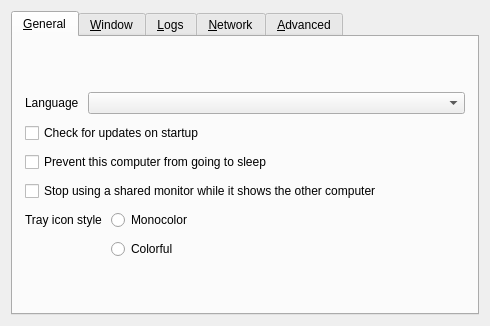
<?xml version="1.0" encoding="UTF-8"?>
<ui version="4.0">
 <class>SettingsDialog</class>
 <widget class="QDialog" name="SettingsDialog">
  <property name="geometry">
   <rect>
    <x>0</x>
    <y>0</y>
    <width>490</width>
    <height>326</height>
   </rect>
  </property>
  <property name="sizePolicy">
   <sizepolicy hsizetype="Maximum" vsizetype="Maximum">
    <horstretch>0</horstretch>
    <verstretch>0</verstretch>
   </sizepolicy>
  </property>
  <property name="windowTitle">
   <string>Preferences</string>
  </property>
  <property name="modal">
   <bool>true</bool>
  </property>
  <layout class="QVBoxLayout" name="verticalLayout_3">
   <item>
    <widget class="QTabWidget" name="tabWidget">
     <widget class="QWidget" name="tabGeneral">
      <attribute name="title">
       <string>&amp;General</string>
      </attribute>
      <layout class="QVBoxLayout" name="verticalLayout_6">
       <property name="spacing">
        <number>9</number>
       </property>
       <property name="leftMargin">
        <number>12</number>
       </property>
       <property name="topMargin">
        <number>12</number>
       </property>
       <property name="rightMargin">
        <number>12</number>
       </property>
       <property name="bottomMargin">
        <number>12</number>
       </property>
       <item>
        <spacer name="verticalSpacer_6">
         <property name="orientation">
          <enum>Qt::Orientation::Vertical</enum>
         </property>
         <property name="sizeHint" stdset="0">
          <size>
           <width>20</width>
           <height>0</height>
          </size>
         </property>
        </spacer>
       </item>
       <item>
        <layout class="QHBoxLayout" name="horizontalLayout_3">
         <item>
          <widget class="QLabel" name="lblLanguage">
           <property name="sizePolicy">
            <sizepolicy hsizetype="Maximum" vsizetype="Preferred">
             <horstretch>0</horstretch>
             <verstretch>0</verstretch>
            </sizepolicy>
           </property>
           <property name="text">
            <string>Language</string>
           </property>
          </widget>
         </item>
         <item>
          <widget class="QComboBox" name="comboLanguage"/>
         </item>
        </layout>
       </item>
       <item>
        <widget class="QCheckBox" name="cbAutoUpdate">
         <property name="text">
          <string>Check for updates on startup</string>
         </property>
        </widget>
       </item>
       <item>
        <widget class="QCheckBox" name="cbPreventSleep">
         <property name="text">
          <string>Prevent this computer from going to sleep</string>
         </property>
        </widget>
       </item>
       <item>
        <widget class="QCheckBox" name="cbSharedMonitor">
         <property name="toolTip">
          <string>For one monitor cabled to both computers: the computer it doesn't show stops using it until it's switched back, and the menu can switch it. Turn this on on both computers. Needs the server on macOS and DDC/CI turned on in the monitor's menu.</string>
         </property>
         <property name="text">
          <string>Stop using a shared monitor while it shows the other computer</string>
         </property>
        </widget>
       </item>
       <item>
        <layout class="QFormLayout" name="formLayout">
         <item row="1" column="1">
          <widget class="QRadioButton" name="rbIconColorful">
           <property name="text">
            <string>Colorful</string>
           </property>
          </widget>
         </item>
         <item row="0" column="1">
          <widget class="QRadioButton" name="rbIconMono">
           <property name="text">
            <string>Monocolor</string>
           </property>
          </widget>
         </item>
         <item row="0" column="0">
          <widget class="QLabel" name="lblTrayIconStyle">
           <property name="text">
            <string>Tray icon style</string>
           </property>
          </widget>
         </item>
        </layout>
       </item>
       <item>
        <spacer name="verticalSpacer_3">
         <property name="orientation">
          <enum>Qt::Orientation::Vertical</enum>
         </property>
         <property name="sizeHint" stdset="0">
          <size>
           <width>20</width>
           <height>0</height>
          </size>
         </property>
        </spacer>
       </item>
      </layout>
     </widget>
     <widget class="QWidget" name="tabWindow">
      <attribute name="title">
       <string>&amp;Window</string>
      </attribute>
      <layout class="QVBoxLayout" name="verticalLayout_14">
       <property name="spacing">
        <number>9</number>
       </property>
       <property name="leftMargin">
        <number>12</number>
       </property>
       <property name="topMargin">
        <number>12</number>
       </property>
       <property name="rightMargin">
        <number>12</number>
       </property>
       <property name="bottomMargin">
        <number>12</number>
       </property>
       <item>
        <spacer name="verticalSpacer_7">
         <property name="orientation">
          <enum>Qt::Orientation::Vertical</enum>
         </property>
         <property name="sizeHint" stdset="0">
          <size>
           <width>20</width>
           <height>0</height>
          </size>
         </property>
        </spacer>
       </item>
       <item>
        <layout class="QFormLayout" name="formLayout_2">
         <property name="labelAlignment">
          <set>Qt::AlignmentFlag::AlignRight|Qt::AlignmentFlag::AlignTrailing|Qt::AlignmentFlag::AlignVCenter</set>
         </property>
         <item row="0" column="0">
          <widget class="QLabel" name="label_3">
           <property name="text">
            <string>When the application starts</string>
           </property>
          </widget>
         </item>
         <item row="0" column="1">
          <widget class="QWidget" name="widget" native="true">
           <layout class="QVBoxLayout" name="verticalLayout_2">
            <item>
             <widget class="QRadioButton" name="rbShowOnStart">
              <property name="text">
               <string>Show the main window</string>
              </property>
             </widget>
            </item>
            <item>
             <widget class="QRadioButton" name="rbAutoHide">
              <property name="text">
               <string>Send to background</string>
              </property>
             </widget>
            </item>
           </layout>
          </widget>
         </item>
         <item row="1" column="0">
          <widget class="QLabel" name="label">
           <property name="text">
            <string>When the main window is closed</string>
           </property>
           <property name="alignment">
            <set>Qt::AlignmentFlag::AlignRight|Qt::AlignmentFlag::AlignTrailing|Qt::AlignmentFlag::AlignVCenter</set>
           </property>
          </widget>
         </item>
         <item row="1" column="1">
          <widget class="QWidget" name="widget_2" native="true">
           <layout class="QVBoxLayout" name="verticalLayout_13">
            <item>
             <widget class="QRadioButton" name="rbExitOnClose">
              <property name="text">
               <string>Exit</string>
              </property>
             </widget>
            </item>
            <item>
             <widget class="QRadioButton" name="rbCloseToTray">
              <property name="text">
               <string>Send to background</string>
              </property>
             </widget>
            </item>
           </layout>
          </widget>
         </item>
        </layout>
       </item>
       <item>
        <widget class="QCheckBox" name="cbShowVersion">
         <property name="text">
          <string>Include version in the window title</string>
         </property>
        </widget>
       </item>
       <item>
        <spacer name="verticalSpacer_11">
         <property name="orientation">
          <enum>Qt::Orientation::Vertical</enum>
         </property>
         <property name="sizeHint" stdset="0">
          <size>
           <width>20</width>
           <height>0</height>
          </size>
         </property>
        </spacer>
       </item>
      </layout>
     </widget>
     <widget class="QWidget" name="tabLog">
      <attribute name="title">
       <string>&amp;Logs</string>
      </attribute>
      <layout class="QVBoxLayout" name="verticalLayout">
       <property name="spacing">
        <number>9</number>
       </property>
       <property name="leftMargin">
        <number>12</number>
       </property>
       <property name="topMargin">
        <number>12</number>
       </property>
       <property name="rightMargin">
        <number>12</number>
       </property>
       <property name="bottomMargin">
        <number>12</number>
       </property>
       <item>
        <spacer name="verticalSpacer_8">
         <property name="orientation">
          <enum>Qt::Orientation::Vertical</enum>
         </property>
         <property name="sizeHint" stdset="0">
          <size>
           <width>20</width>
           <height>0</height>
          </size>
         </property>
        </spacer>
       </item>
       <item>
        <layout class="QHBoxLayout" name="horizontalLayout_4">
         <item>
          <widget class="QLabel" name="lblLogLevel">
           <property name="sizePolicy">
            <sizepolicy hsizetype="Maximum" vsizetype="Fixed">
             <horstretch>0</horstretch>
             <verstretch>0</verstretch>
            </sizepolicy>
           </property>
           <property name="text">
            <string>Level</string>
           </property>
          </widget>
         </item>
         <item>
          <widget class="QComboBox" name="comboLogLevel"/>
         </item>
        </layout>
       </item>
       <item>
        <widget class="QLabel" name="lblDebugWarning">
         <property name="text">
          <string>Using a log level higher than Info may affect performance.</string>
         </property>
         <property name="wordWrap">
          <bool>true</bool>
         </property>
        </widget>
       </item>
       <item>
        <widget class="QGroupBox" name="groupLogToFile">
         <property name="title">
          <string>Log to file</string>
         </property>
         <property name="checkable">
          <bool>true</bool>
         </property>
         <layout class="QHBoxLayout" name="horizontalLayout_2">
          <item>
           <widget class="QWidget" name="widgetLogFilename" native="true">
            <property name="sizePolicy">
             <sizepolicy hsizetype="Preferred" vsizetype="Maximum">
              <horstretch>0</horstretch>
              <verstretch>0</verstretch>
             </sizepolicy>
            </property>
            <layout class="QHBoxLayout" name="_4">
             <property name="spacing">
              <number>3</number>
             </property>
             <property name="leftMargin">
              <number>0</number>
             </property>
             <property name="topMargin">
              <number>0</number>
             </property>
             <property name="rightMargin">
              <number>0</number>
             </property>
             <property name="bottomMargin">
              <number>0</number>
             </property>
             <item>
              <widget class="QLabel" name="labelLogPath">
               <property name="sizePolicy">
                <sizepolicy hsizetype="Preferred" vsizetype="Fixed">
                 <horstretch>0</horstretch>
                 <verstretch>0</verstretch>
                </sizepolicy>
               </property>
               <property name="text">
                <string>Log path</string>
               </property>
              </widget>
             </item>
             <item>
              <spacer name="horizontalSpacer_7">
               <property name="orientation">
                <enum>Qt::Orientation::Horizontal</enum>
               </property>
               <property name="sizeType">
                <enum>QSizePolicy::Policy::Minimum</enum>
               </property>
               <property name="sizeHint" stdset="0">
                <size>
                 <width>17</width>
                 <height>25</height>
                </size>
               </property>
              </spacer>
             </item>
             <item>
              <widget class="QLineEdit" name="lineLogFilename">
               <property name="enabled">
                <bool>true</bool>
               </property>
               <property name="sizePolicy">
                <sizepolicy hsizetype="Expanding" vsizetype="Fixed">
                 <horstretch>0</horstretch>
                 <verstretch>0</verstretch>
                </sizepolicy>
               </property>
              </widget>
             </item>
             <item>
              <widget class="QPushButton" name="btnBrowseLog">
               <property name="enabled">
                <bool>true</bool>
               </property>
               <property name="cursor">
                <cursorShape>PointingHandCursor</cursorShape>
               </property>
               <property name="text">
                <string/>
               </property>
               <property name="icon">
                <iconset theme="QIcon::ThemeIcon::DocumentOpen"/>
               </property>
               <property name="flat">
                <bool>true</bool>
               </property>
              </widget>
             </item>
            </layout>
           </widget>
          </item>
         </layout>
        </widget>
       </item>
       <item>
        <widget class="QCheckBox" name="cbGuiDebug">
         <property name="text">
          <string>Enable GUI debug messages</string>
         </property>
        </widget>
       </item>
       <item>
        <spacer name="verticalSpacer_4">
         <property name="orientation">
          <enum>Qt::Orientation::Vertical</enum>
         </property>
         <property name="sizeHint" stdset="0">
          <size>
           <width>20</width>
           <height>0</height>
          </size>
         </property>
        </spacer>
       </item>
      </layout>
     </widget>
     <widget class="QWidget" name="tabNetwork">
      <attribute name="title">
       <string>&amp;Network</string>
      </attribute>
      <layout class="QVBoxLayout" name="verticalLayout_7">
       <property name="spacing">
        <number>9</number>
       </property>
       <property name="leftMargin">
        <number>12</number>
       </property>
       <property name="topMargin">
        <number>12</number>
       </property>
       <property name="rightMargin">
        <number>12</number>
       </property>
       <property name="bottomMargin">
        <number>12</number>
       </property>
       <item>
        <spacer name="verticalSpacer_9">
         <property name="orientation">
          <enum>Qt::Orientation::Vertical</enum>
         </property>
         <property name="sizeHint" stdset="0">
          <size>
           <width>20</width>
           <height>0</height>
          </size>
         </property>
        </spacer>
       </item>
       <item>
        <layout class="QHBoxLayout" name="horizontalLayout">
         <item>
          <widget class="QLabel" name="lblNetworkIp">
           <property name="sizePolicy">
            <sizepolicy hsizetype="Maximum" vsizetype="Fixed">
             <horstretch>0</horstretch>
             <verstretch>0</verstretch>
            </sizepolicy>
           </property>
           <property name="text">
            <string>Network IP</string>
           </property>
          </widget>
         </item>
         <item>
          <widget class="QComboBox" name="comboInterface">
           <property name="sizePolicy">
            <sizepolicy hsizetype="Maximum" vsizetype="Fixed">
             <horstretch>0</horstretch>
             <verstretch>0</verstretch>
            </sizepolicy>
           </property>
           <item>
            <property name="text">
             <string>Automatic</string>
            </property>
           </item>
          </widget>
         </item>
         <item>
          <spacer name="horizontalSpacer">
           <property name="orientation">
            <enum>Qt::Orientation::Horizontal</enum>
           </property>
           <property name="sizeType">
            <enum>QSizePolicy::Policy::Expanding</enum>
           </property>
           <property name="sizeHint" stdset="0">
            <size>
             <width>25</width>
             <height>20</height>
            </size>
           </property>
          </spacer>
         </item>
        </layout>
       </item>
       <item>
        <layout class="QHBoxLayout" name="horizontalLayout_6">
         <item>
          <widget class="QLabel" name="lblPort">
           <property name="sizePolicy">
            <sizepolicy hsizetype="Maximum" vsizetype="Fixed">
             <horstretch>0</horstretch>
             <verstretch>0</verstretch>
            </sizepolicy>
           </property>
           <property name="text">
            <string>Port</string>
           </property>
          </widget>
         </item>
         <item>
          <widget class="QSpinBox" name="sbPort">
           <property name="enabled">
            <bool>true</bool>
           </property>
           <property name="sizePolicy">
            <sizepolicy hsizetype="Maximum" vsizetype="Fixed">
             <horstretch>0</horstretch>
             <verstretch>0</verstretch>
            </sizepolicy>
           </property>
           <property name="maximum">
            <number>65535</number>
           </property>
           <property name="value">
            <number>24800</number>
           </property>
          </widget>
         </item>
         <item>
          <spacer name="horizontalSpacer_3">
           <property name="orientation">
            <enum>Qt::Orientation::Horizontal</enum>
           </property>
           <property name="sizeHint" stdset="0">
            <size>
             <width>40</width>
             <height>20</height>
            </size>
           </property>
          </spacer>
         </item>
        </layout>
       </item>
       <item>
        <widget class="QGroupBox" name="groupSecurity">
         <property name="sizePolicy">
          <sizepolicy hsizetype="Preferred" vsizetype="Maximum">
           <horstretch>0</horstretch>
           <verstretch>0</verstretch>
          </sizepolicy>
         </property>
         <property name="title">
          <string>Enable TLS Encryption</string>
         </property>
         <property name="checkable">
          <bool>true</bool>
         </property>
         <property name="checked">
          <bool>false</bool>
         </property>
         <layout class="QVBoxLayout" name="_11">
          <item>
           <widget class="QWidget" name="widgetTlsCert" native="true">
            <layout class="QHBoxLayout" name="_12">
             <property name="leftMargin">
              <number>0</number>
             </property>
             <property name="topMargin">
              <number>0</number>
             </property>
             <property name="rightMargin">
              <number>0</number>
             </property>
             <property name="bottomMargin">
              <number>0</number>
             </property>
             <item>
              <widget class="QLabel" name="lblTlsCertInfo">
               <property name="text">
                <string notr="true"/>
               </property>
              </widget>
             </item>
             <item>
              <widget class="QLabel" name="lblTlsCert">
               <property name="sizePolicy">
                <sizepolicy hsizetype="Preferred" vsizetype="Fixed">
                 <horstretch>0</horstretch>
                 <verstretch>0</verstretch>
                </sizepolicy>
               </property>
               <property name="text">
                <string>Certificate</string>
               </property>
              </widget>
             </item>
             <item>
              <widget class="QLineEdit" name="lineTlsCertPath">
               <property name="minimumSize">
                <size>
                 <width>0</width>
                 <height>0</height>
                </size>
               </property>
              </widget>
             </item>
             <item>
              <widget class="QPushButton" name="btnTlsCertPath">
               <property name="cursor">
                <cursorShape>PointingHandCursor</cursorShape>
               </property>
               <property name="text">
                <string/>
               </property>
               <property name="icon">
                <iconset theme="QIcon::ThemeIcon::DocumentOpen"/>
               </property>
               <property name="flat">
                <bool>true</bool>
               </property>
              </widget>
             </item>
            </layout>
           </widget>
          </item>
          <item>
           <layout class="QHBoxLayout" name="horizontalLayout_5">
            <property name="topMargin">
             <number>0</number>
            </property>
            <item>
             <widget class="QLabel" name="lblTlsKeyLength">
              <property name="sizePolicy">
               <sizepolicy hsizetype="Preferred" vsizetype="Fixed">
                <horstretch>0</horstretch>
                <verstretch>0</verstretch>
               </sizepolicy>
              </property>
              <property name="text">
               <string>Key length</string>
              </property>
             </widget>
            </item>
            <item>
             <widget class="QComboBox" name="comboTlsKeyLength">
              <item>
               <property name="text">
                <string notr="true">2048</string>
               </property>
              </item>
              <item>
               <property name="text">
                <string notr="true">4096</string>
               </property>
              </item>
             </widget>
            </item>
            <item>
             <spacer name="horizontalSpacer_2">
              <property name="orientation">
               <enum>Qt::Orientation::Horizontal</enum>
              </property>
              <property name="sizeHint" stdset="0">
               <size>
                <width>40</width>
                <height>20</height>
               </size>
              </property>
             </spacer>
            </item>
            <item>
             <widget class="QPushButton" name="btnTlsRegenCert">
              <property name="text">
               <string>Regenerate certificate</string>
              </property>
              <property name="icon">
               <iconset theme="QIcon::ThemeIcon::ViewRefresh"/>
              </property>
             </widget>
            </item>
           </layout>
          </item>
          <item>
           <widget class="QCheckBox" name="cbRequireClientCert">
            <property name="text">
             <string>Require client certificates</string>
            </property>
           </widget>
          </item>
          <item>
           <spacer name="verticalSpacer_2">
            <property name="orientation">
             <enum>Qt::Orientation::Vertical</enum>
            </property>
            <property name="sizeHint" stdset="0">
             <size>
              <width>20</width>
              <height>0</height>
             </size>
            </property>
           </spacer>
          </item>
         </layout>
        </widget>
       </item>
       <item>
        <spacer name="verticalSpacer_5">
         <property name="orientation">
          <enum>Qt::Orientation::Vertical</enum>
         </property>
         <property name="sizeHint" stdset="0">
          <size>
           <width>20</width>
           <height>0</height>
          </size>
         </property>
        </spacer>
       </item>
      </layout>
     </widget>
     <widget class="QWidget" name="tabAdvanced">
      <attribute name="title">
       <string>&amp;Advanced</string>
      </attribute>
      <layout class="QVBoxLayout" name="verticalLayout_4">
       <property name="spacing">
        <number>9</number>
       </property>
       <property name="leftMargin">
        <number>12</number>
       </property>
       <property name="topMargin">
        <number>12</number>
       </property>
       <property name="rightMargin">
        <number>12</number>
       </property>
       <property name="bottomMargin">
        <number>12</number>
       </property>
       <item>
        <spacer name="verticalSpacer_10">
         <property name="orientation">
          <enum>Qt::Orientation::Vertical</enum>
         </property>
         <property name="sizeHint" stdset="0">
          <size>
           <width>20</width>
           <height>0</height>
          </size>
         </property>
        </spacer>
       </item>
       <item>
        <widget class="QGroupBox" name="groupService">
         <property name="enabled">
          <bool>true</bool>
         </property>
         <property name="title">
          <string>Use background service (daemon)</string>
         </property>
         <property name="checkable">
          <bool>true</bool>
         </property>
         <property name="checked">
          <bool>false</bool>
         </property>
         <layout class="QGridLayout" name="_6">
          <item row="1" column="0">
           <widget class="QCheckBox" name="cbElevateDaemon">
            <property name="text">
             <string>Always run as system (work at login screen and UAC)</string>
            </property>
            <property name="autoExclusive">
             <bool>false</bool>
            </property>
           </widget>
          </item>
         </layout>
        </widget>
       </item>
       <item>
        <layout class="QFormLayout" name="formLayout_3">
         <property name="fieldGrowthPolicy">
          <enum>QFormLayout::FieldGrowthPolicy::ExpandingFieldsGrow</enum>
         </property>
         <property name="rowWrapPolicy">
          <enum>QFormLayout::RowWrapPolicy::DontWrapRows</enum>
         </property>
         <property name="labelAlignment">
          <set>Qt::AlignmentFlag::AlignLeading|Qt::AlignmentFlag::AlignLeft|Qt::AlignmentFlag::AlignVCenter</set>
         </property>
         <property name="formAlignment">
          <set>Qt::AlignmentFlag::AlignHCenter|Qt::AlignmentFlag::AlignTop</set>
         </property>
         <item row="0" column="0">
          <widget class="QCheckBox" name="cbRunEnterCommand">
           <property name="text">
            <string>Run command on enter</string>
           </property>
          </widget>
         </item>
         <item row="0" column="1">
          <widget class="QLineEdit" name="lineCommandEnter"/>
         </item>
         <item row="1" column="0">
          <widget class="QCheckBox" name="cbRunExitCommand">
           <property name="text">
            <string>Run command on exit</string>
           </property>
          </widget>
         </item>
         <item row="1" column="1">
          <widget class="QLineEdit" name="lineCommandExit"/>
         </item>
        </layout>
       </item>
       <item>
        <spacer name="verticalSpacer">
         <property name="orientation">
          <enum>Qt::Orientation::Vertical</enum>
         </property>
         <property name="sizeHint" stdset="0">
          <size>
           <width>20</width>
           <height>0</height>
          </size>
         </property>
        </spacer>
       </item>
       <item>
        <widget class="QPushButton" name="btnClearAllSettings">
         <property name="text">
          <string>Remove all settings</string>
         </property>
        </widget>
       </item>
      </layout>
     </widget>
    </widget>
   </item>
  </layout>
 </widget>
 <resources/>
 <connections/>
</ui>
